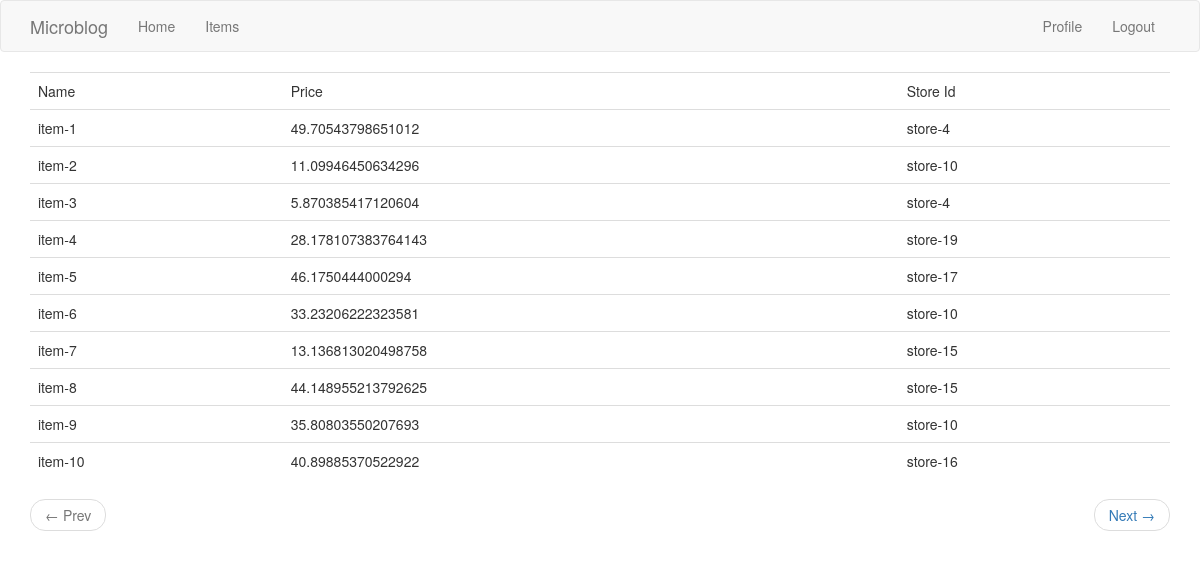
/itemspage (signed in), run on the app's committed database.
### app/mod_items/models.py (models this page shows, shortened)
class ItemModel(db.Model):
    __tablename__ = 'items'
    id = db.Column(db.Integer, primary_key=True)
    name = db.Column(db.String(40), index=True, unique=True)
    price = db.Column(db.Float(precision=2), nullable=False)
    store_id = db.Column(db.Integer, db.ForeignKey('stores.id'))
    store = db.relationship('StoreModel')

### app/mod_store/models.py (models this page shows, shortened)
class StoreModel(db.Model):
    __tablename__ = 'stores'
    id = db.Column(db.Integer, primary_key=True)
    name = db.Column(db.String(40), index=True, unique=True)
    items = db.relationship('ItemModel', lazy='dynamic')

### app/mod_items/views.py (the view)
@items_page.route('/itemspage')
@login_required
def items_show():
    page = request.args.get('page', 1, type=int)
    items = ItemModel.query.order_by(ItemModel.id.asc()).paginate(page, Config.ITEMS_PER_PAGE, False)
    next_url = url_for('items_page.items_show', page=items.next_num) \
        if items.has_next else None
    prev_url = url_for('items_page.items_show', page=items.prev_num) \
        if items.has_prev else None
    return render_template('items/items.html', title='Items page', items=items.items,
                          next_url=next_url, prev_url=prev_url)

### app/mod_user/models.py (called while the page is built)
    @login_manager.user_loader
    def load_user(user_id):
        return UserModel.query.get(int(user_id))

### app/templates/items/items.html
{% extends "base.html" %}
{% block app_content %}
    {% if not items %}
        <div>
            <p><b>No items found in data base</b></p>
        </div>
    {% else %}
        <div>
            <table class="table table-hover">
                    <tr>
                        <td>Name</td>
                        <td>Price</td>
                        <td>Store Id</td>
                    </tr>
            {% for item in items %}
                <tr>
                    {% include 'items/item.html' %}
                </tr>
            {% endfor %}
            </table>
        </div>
        <nav aria-label="...">
                    <ul class="pager">
                        <li class="previous{% if not prev_url %} disabled{% endif %}">
                            <a href="{{ prev_url or '#' }}">
                                <span aria-hidden="true">&larr;</span> Prev
                            </a>
                        </li>
                        <li class="next{% if not next_url %} disabled{% endif %}">
                            <a href="{{ next_url or '#' }}">
                                Next <span aria-hidden="true">&rarr;</span>
                            </a>
                        </li>
                    </ul>
                  </nav>
    {% endif %}
{% endblock %}

### app/templates/items/item.html
<td>{{ item.name }}</td>
<td>{{ item.price }}</td>
<td>{{ item.store.name }}</td>

### data on the page
ItemModel: name "item-1", price "49.70543798651012", store.name "store-4"
ItemModel: name "item-2", price "11.09946450634296", store.name "store-10"
ItemModel: name "item-3", price "5.870385417120604", store.name "store-4"
ItemModel: name "item-4", price "28.178107383764143", store.name "store-19"
ItemModel: name "item-5", price "46.1750444000294", store.name "store-17"
ItemModel: name "item-6", price "33.23206222323581", store.name "store-10"
ItemModel: name "item-7", price "13.136813020498758", store.name "store-15"
ItemModel: name "item-8", price "44.148955213792625", store.name "store-15"
ItemModel: name "item-9", price "35.80803550207693", store.name "store-10"
ItemModel: name "item-10", price "40.89885370522922", store.name "store-16"
